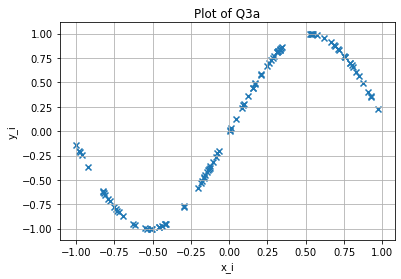

The script that drew this image:
# -*- coding: utf-8 -*-
"""
Created on Sun May 31 23:45:29 2020
Q3a of E0-270 assignment
@author: Jayabrata
"""
import numpy as np
import matplotlib.pyplot as plt

no_samples = 100
x_min = [-1]
x_max = [1]
x = np.random.uniform(low = x_min, high = x_max, size = (no_samples,1))
#print(x)
y = []
for i in range(no_samples):
    y.append(np.sin(3*x[i]).tolist())
#print(y)
plt.scatter(x, y, marker='x')
plt.xlabel("x_i")
plt.ylabel("y_i")
plt.grid()
plt.title("Plot of Q3a")
plt.show()
    
